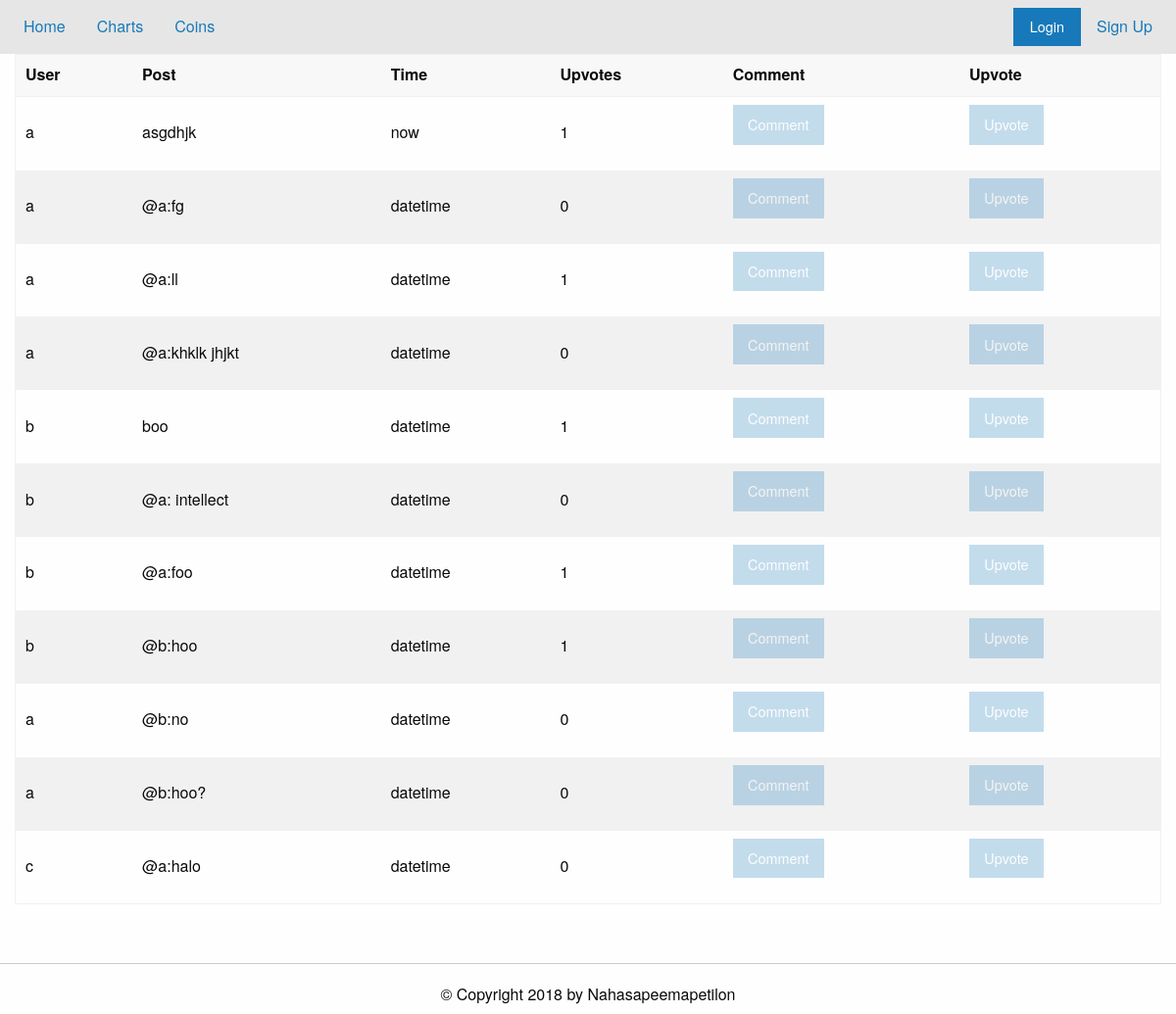
Page /thread?id=3 on the committed database.
### tables this page shows
CREATE TABLE t3 (postID INT PRIMARY KEY,post TEXT,user TEXT,time TEXT,upvote INT,whoVote TEXT);

### app.py (the view, shortened to what this page needs)
@app.route("/thread", methods=['POST','GET'])
def load_thread():
    if request.method=="GET":
        threadID = request.args.get('id')#or perhaps name?
        print(threadID)
        db = sqlite3.connect('./data/base.db')
        c = db.cursor()
        try:
            posts = dbEditor.viewThread(c, threadID)
            db.close()
            return render_template('thread.html', notLoggedIn=noUser(), posts=posts, threadname=posts[0][1], threadID=threadID)
        except:
            flash("Thread not Found")
            return redirect('/')

### app.py (called while the page is built)
def noUser():
    return 'username' not in session.keys()

### util/dbEditor.py (called while the page is built)
def viewThread(cursor,threadID):
    v = "SELECT user,post,time,postID,upvote,whoVote FROM t" + str(threadID) + ";" # not the people who upvote
    val = list(cursor.execute(v))
    return val

### templates/thread.html (shortened to what this page needs)
{% extends "forum.html" %}
{% block content %}
<div class="grid-container">
{% set msgs = get_flashed_messages() %}
  <div class="table-scroll">
<table class="hover">
  <thead><tr>
      <th> User </th><th> Post </th><th> Time </th><th> Upvotes </th>
      <th> Comment</th><th> Upvote</th>
  </tr></thead>
  <tbody>
    {% for post in posts %}
    <tr>
      <td id="{{post[3]}}">{{post[0]}}</td><td>{{post[1]}}</td>
      <td>{{post[2]}}</td><td>{{post[4]}}</td>
      <td>
	<button class="button" data-open="addPost{{post[3]}}" {% if notLoggedIn %} disabled {% endif %}> Comment</button>
      </td>
      <td><form action="#" method="POST">
	  <button class="button" value="{{post[3]}},{{threadID}}" name="upvote" {% if notLoggedIn %} disabled {% endif %}>Upvote</button>
      </form></td>
    </tr>
    {% endfor %}
  </tbody>
</table>
</div>
</div>
{% endblock %}

### rows in the picture
t3: user "a", post "asgdhjk", time "now", upvote "1"
t3: user "a", post "@a:fg", time "datetime", upvote "0", {{ post[3] }} 2 (drawn)
t3: user "a", post "@a:ll", time "datetime", upvote "1", {{ post[3] }} 3 (drawn)
t3: user "a", post "@a:khklk jhjkt", time "datetime", upvote "0", {{ post[3] }} 4 (drawn)
t3: user "b", post "boo", time "datetime", upvote "1", {{ post[3] }} 5 (drawn)
t3: user "b", post "@a: intellect", time "datetime", upvote "0", {{ post[3] }} 6 (drawn)
t3: user "b", post "@a:foo", time "datetime", upvote "1", {{ post[3] }} 7 (drawn)
t3: user "b", post "@b:hoo", time "datetime", upvote "1", {{ post[3] }} 8 (drawn)
t3: user "a", post "@b:no", time "datetime", upvote "0", {{ post[3] }} 9 (drawn)
t3: user "a", post "@b:hoo?", time "datetime", upvote "0", {{ post[3] }} 10 (drawn)
t3: user "c", post "@a:halo", time "datetime", upvote "0", {{ post[3] }} 11 (drawn)
